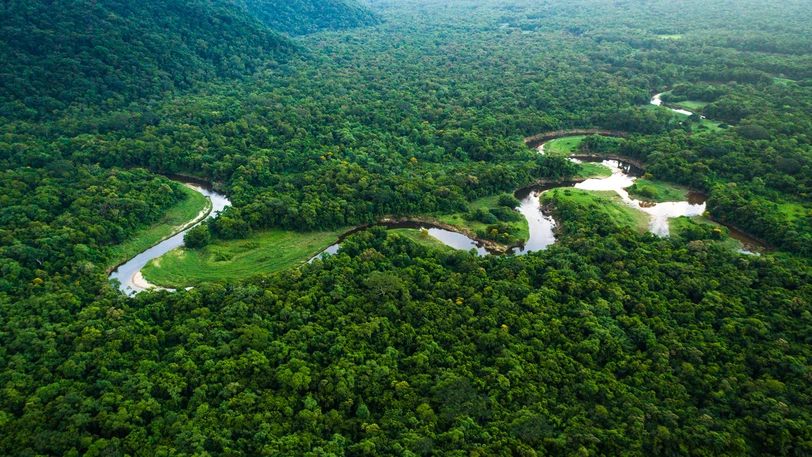
#> input picture images/1.jpeg, 812 x 457 px
$ jupyter execute 'drawing pattern.ipynb'
#> lines starting #> are read from the running program, lines starting #| are printed output that depends on the picture
[cell 1]
import cv2
import numpy as np

[cell 2]
img = cv2.imread('images/1.jpeg',1)
#> img is the input picture: shape (457, 812, 3); mean B, G, R 56.3, 86.4, 48.8

cv2.line(img, (0,0), (255,255), (255,0,0), 5)
cv2.arrowedLine(img, (0,255), (255,255), (255,0,0), 5)
cv2.rectangle(img, (600,0),(200,200),(255,0,0),5)
cv2.rectangle(img, (10,10),(150,150),(255,0,0),-1)
cv2.circle(img,(300,300),100,(0,0,255),3)
#text
font = cv2.FONT_HERSHEY_COMPLEX
cv2.putText(img,"Khela hbe", (60,100),font,4,(0,255,0),6,cv2.LINE_AA)
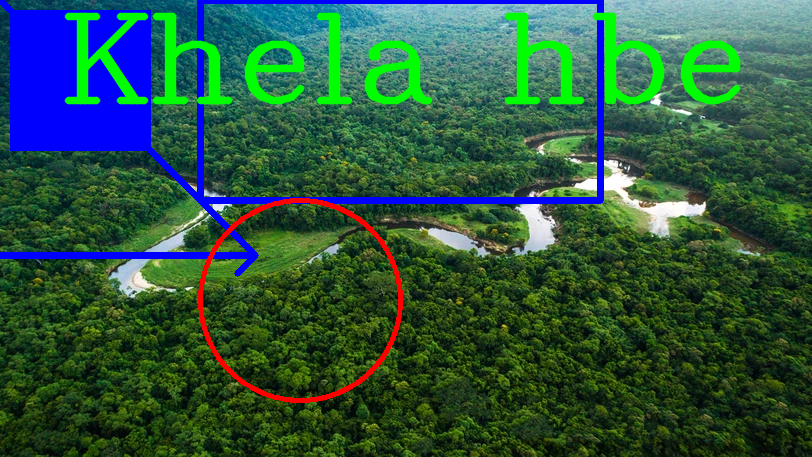
#> img: shape (457, 812, 3); mean B, G, R 64.2, 85.9, 45.4

cv2.imshow('image',img)


cv2.waitKey(5000)
cv2.destroyAllWindows()

[cell 3]
#creeating a black image

img  = np.zeros([512,900,3
], np.uint8)

cv2.line(img, (0,0), (255,255), (255,0,0), 5)
cv2.arrowedLine(img, (0,255), (255,255), (255,0,0), 5)
cv2.rectangle(img, (600,0),(200,200),(255,0,0),5)
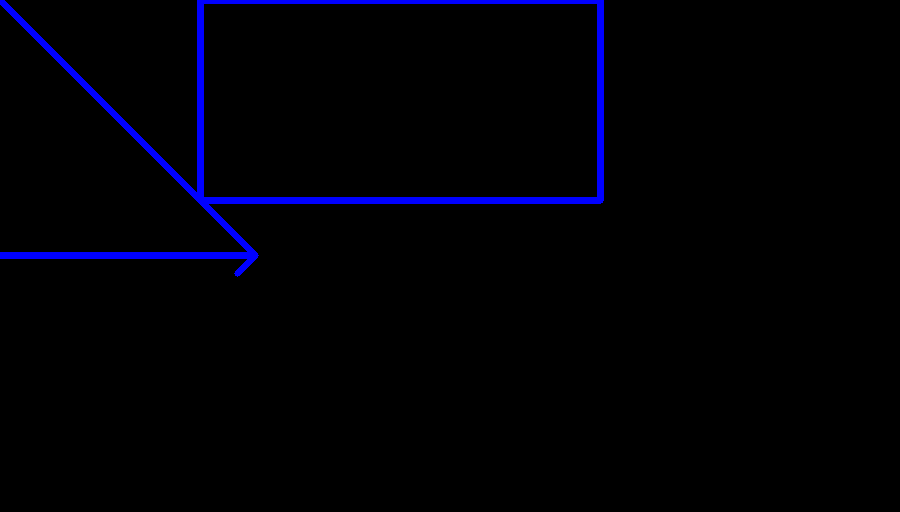
#> img: shape (512, 900, 3); mean B, G, R 6.3, 0, 0
cv2.rectangle(img, (10,10),(150,150),(255,0,0),-1)
cv2.circle(img,(300,300),100,(0,0,255),3)
#text
font = cv2.FONT_HERSHEY_COMPLEX
cv2.putText(img,"Khela hbe", (60,100),font,4,(0,255,0),6,cv2.LINE_AA)
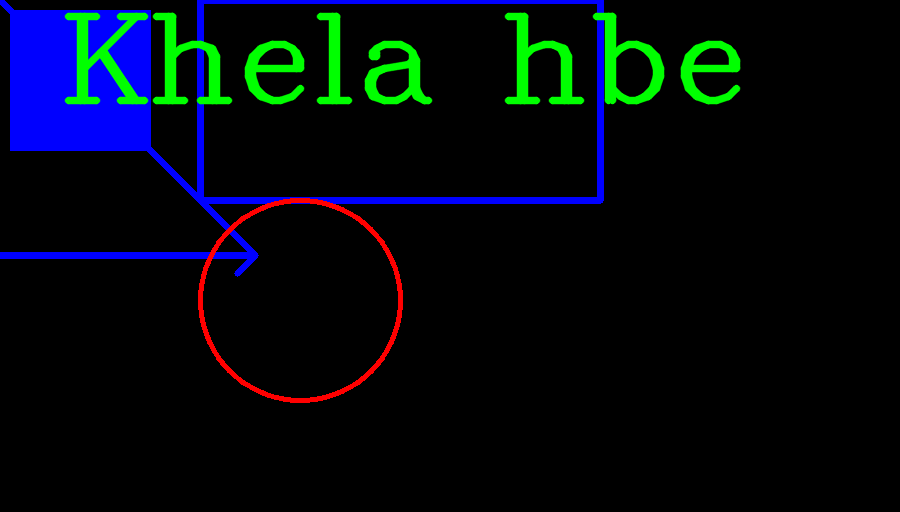
#> img: shape (512, 900, 3); mean B, G, R 14.7, 9.1, 1.7

cv2.imshow('image',img)


cv2.waitKey(5000)
cv2.destroyAllWindows()

$ run again, with images/2.jpeg copied over images/1.jpeg
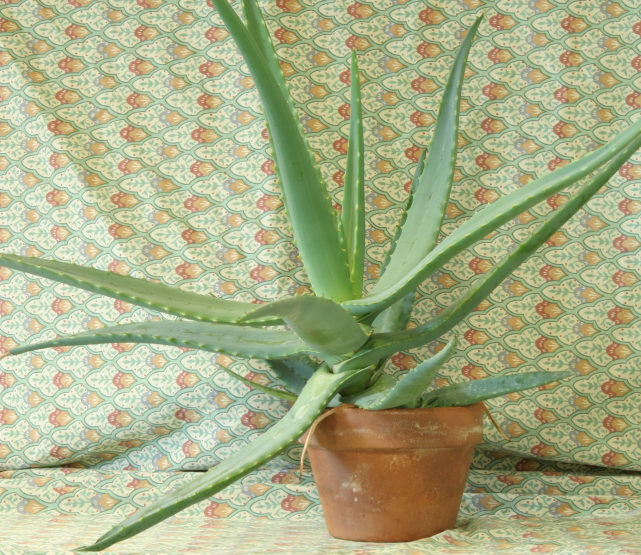
#> input picture images/2.jpeg, 1282 x 1110 px (shown at 1/2 size)
#> img is the input picture: shape (1110, 1282, 3); mean B, G, R 134.1, 174.2, 168
#> `cv2.putText(img,"Khela hbe", (60,100),font,4,(0,255,0),6,cv2.LINE_AA)`:
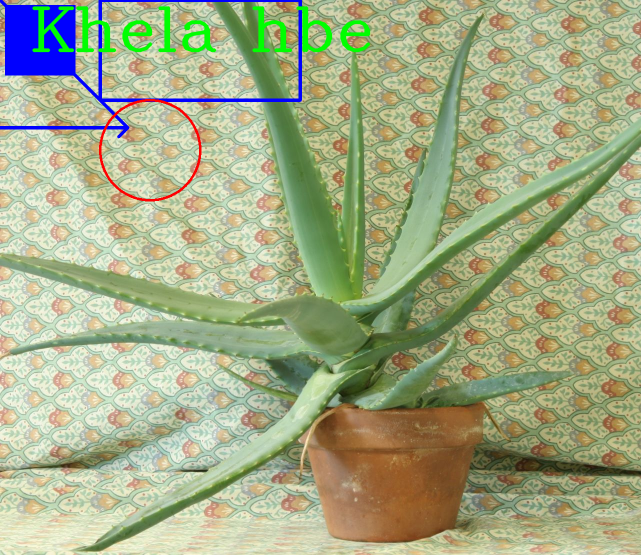
#> img: shape (1110, 1282, 3) (shown at 1/2 size); mean B, G, R 134.2, 171.1, 162.7
